Frame 1 (no input): blank canvas, image omitted
Frame 60 (no input): blank canvas, image omitted
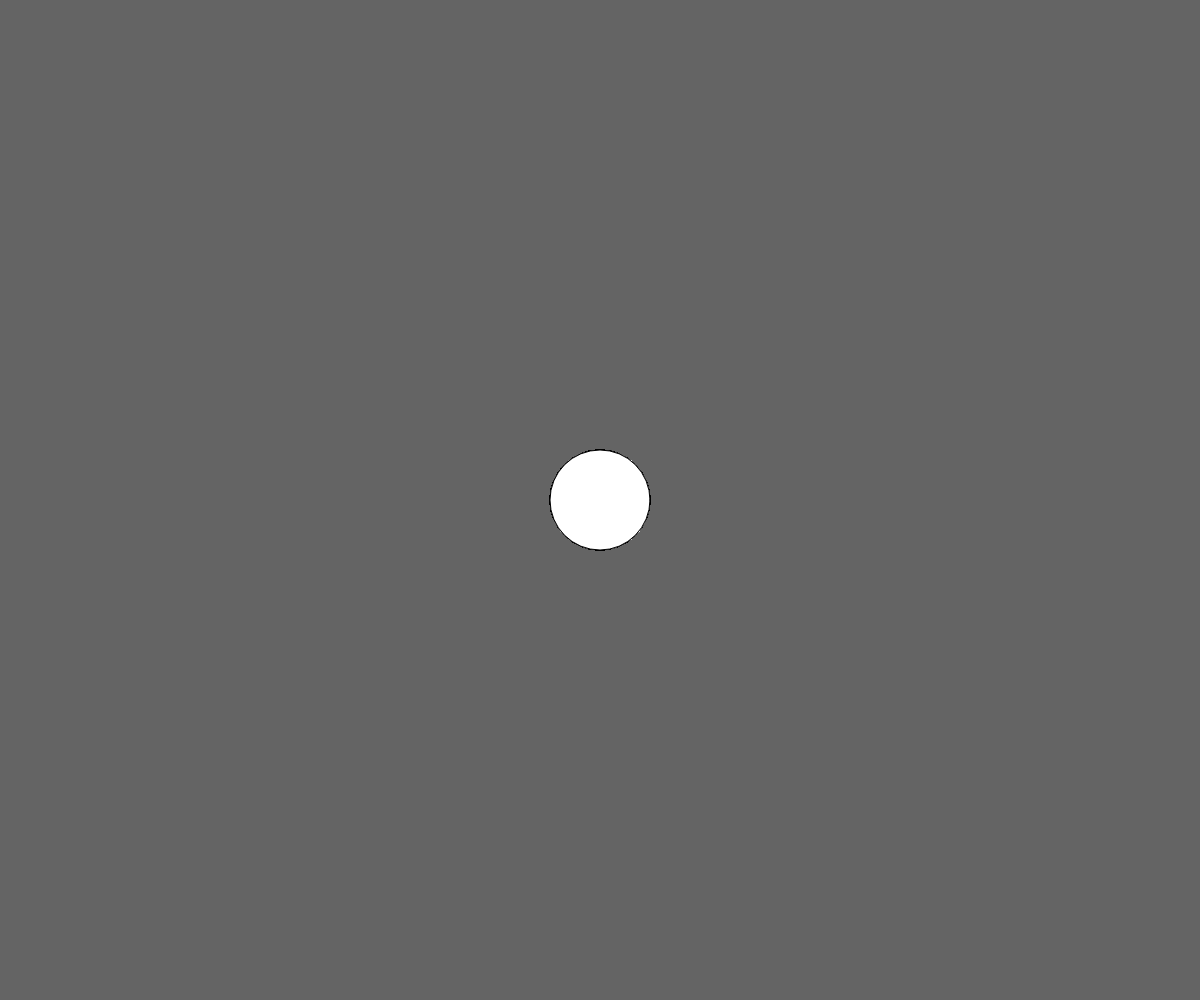
Frame 120 (the mouse pressed at the canvas centre since frame 60)

The p5.js sketch whose frames 1 and 60 were blank and that drew this single picture after the mouse press (run headless with seeded random() and noise() and a simulated clock; from frame 60 on, the mouse is pressed at the canvas centre):

// p5.js sketch
// ── sketch.js
var balls = [];

function setup() {
  createCanvas(windowWidth, windowHeight);
  background(100);
}

function draw() {
  if (mouseIsPressed) {
    bubble = new Bubble(mouseX, mouseY, 100);
    balls.push(bubble);
    bubble.show();
  }
}

// ── bubble.js
let bubble;
let color;

class Bubble {
  constructor(x, y, size) {
    this.x = x;
    this.y = y;
    this.size = size;
  }

  show() {
    ellipse(this.x, this.y, this.size);
  }
}
